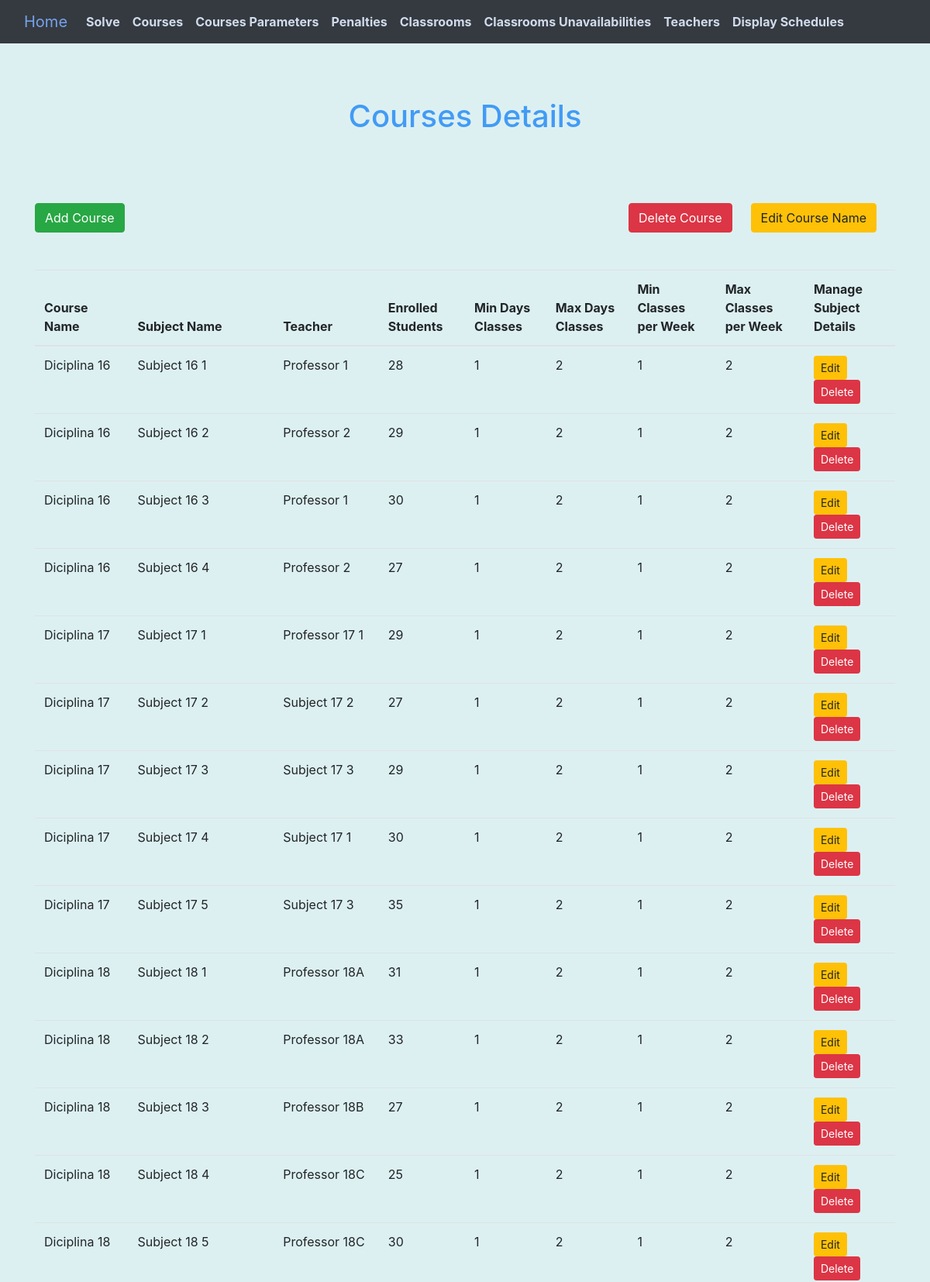
Page /classes (upper part) on the committed database.
### models.py (models this page shows)
class ClassData(db.Model):
    id = db.Column(db.Integer, primary_key=True)
    class_name = db.Column(db.String(50), nullable=False)
    subject_name = db.Column(db.String(50), nullable=False)
    teacher = db.Column(db.String(50), nullable=False)
    enrolled_students = db.Column(db.Integer, nullable=False)
    min_days_classes = db.Column(db.Integer, nullable=False)
    max_days_classes = db.Column(db.Integer, nullable=False)
    min_classes_per_week = db.Column(db.Integer, nullable=False)
    max_classes_per_week = db.Column(db.Integer, nullable=False)

### main_flask_UI.py (the view)
@app.route('/classes', methods=['GET'])
def get_classes():
    classes = ClassData.query.order_by(ClassData.class_name).all()
    return render_template('classes.html', classes=classes)

### templates/classes.html (shortened to what this page needs)
{% extends "base.html" %}
{% block content %}
    <h1 class="mt-3">Courses Details</h1>
    <div class="buttons-container">
        <a href="{{ url_for('add_course') }}" class="btn btn-success mb-3 mb-3-custom">Add Course</a>
        <div class="d-flex">
            <form id="deleteForm" method="post" action="{{ url_for('delete_course') }}" class="mb-3 mr-3-custom horizontal-space">
                <button type="button" class="btn btn-danger" id="deleteButton">Delete Course</button>
            </form>
            <form id="editForm" method="post" action="{{ url_for('edit_course_name') }}" class="mb-3 horizontal-space">
                <button type="button" class="btn btn-warning" id="editButton">Edit Course Name</button>
            </form>
        </div>
    </div>
    <table class="table">
        <thead>
            <tr>
                <th>Course Name</th>
                <th>Subject Name</th>
                <th>Teacher</th>
                <th>Enrolled Students</th>
                <th>Min Days Classes</th>
                <th>Max Days Classes</th>
                <th>Min Classes per Week</th>
                <th>Max Classes per Week</th>
                <th>Manage Subject Details</th>
            </tr>
        </thead>
        <tbody>
            {% for class in classes %}
                <tr>
                    <td>{{ class.class_name }}</td>
                    <td>{{ class.subject_name }}</td>
                    <td>{{ class.teacher }}</td>
                    <td>{{ class.enrolled_students }}</td>
                    <td>{{ class.min_days_classes }}</td>
                    <td>{{ class.max_days_classes }}</td>
                    <td>{{ class.min_classes_per_week }}</td>
                    <td>{{ class.max_classes_per_week }}</td>
                    <td>
                        <a href="{{ url_for('edit_subject', class_id=class.id) }}" class="btn btn-warning btn-sm">Edit</a>
                        <a href="{{ url_for('delete_subject', class_id=class.id) }}" class="btn btn-danger btn-sm"
                        onclick="return confirm('Are you sure you want to delete this subject?')">Delete</a>
                    </td>
                </tr>
            {% endfor %}
        </tbody>
    </table>
{% endblock %}

### templates/base.html (style rules this page uses)
body { margin: 0; padding: 0; background-color: #ddf0f1; }

### templates/classes.html (style rules this page uses)
h1 { text-align: center; color: #429bf5; padding-top: 80px; padding-bottom: 40px; }
.mb-3-custom { margin-bottom: 1.5rem; }
.buttons-container { padding-top: 40px; display: flex; justify-content: space-between; align-items: center; margin-bottom: 2.0rem; }
.horizontal-space { margin-right: 1.5rem; }

### rows in the picture
ClassData: class_name "Diciplina 16", subject_name "Subject 16 1", teacher "Professor 1", enrolled_students "28", min_days_classes "1", max_days_classes "2", min_classes_per_week "1", max_classes_per_week "2"
ClassData: class_name "Diciplina 16", subject_name "Subject 16 2", teacher "Professor 2", enrolled_students "29", min_days_classes "1", max_days_classes "2", min_classes_per_week "1", max_classes_per_week "2"
ClassData: class_name "Diciplina 16", subject_name "Subject 16 3", teacher "Professor 1", enrolled_students "30", min_days_classes "1", max_days_classes "2", min_classes_per_week "1", max_classes_per_week "2"
ClassData: class_name "Diciplina 16", subject_name "Subject 16 4", teacher "Professor 2", enrolled_students "27", min_days_classes "1", max_days_classes "2", min_classes_per_week "1", max_classes_per_week "2"
ClassData: class_name "Diciplina 17", subject_name "Subject 17 1", teacher "Professor 17 1", enrolled_students "29", min_days_classes "1", max_days_classes "2", min_classes_per_week "1", max_classes_per_week "2"
ClassData: class_name "Diciplina 17", subject_name "Subject 17 2", teacher "Subject 17 2", enrolled_students "27", min_days_classes "1", max_days_classes "2", min_classes_per_week "1", max_classes_per_week "2"
ClassData: class_name "Diciplina 17", subject_name "Subject 17 3", teacher "Subject 17 3", enrolled_students "29", min_days_classes "1", max_days_classes "2", min_classes_per_week "1", max_classes_per_week "2"
ClassData: class_name "Diciplina 17", subject_name "Subject 17 4", teacher "Subject 17 1", enrolled_students "30", min_days_classes "1", max_days_classes "2", min_classes_per_week "1", max_classes_per_week "2"
ClassData: class_name "Diciplina 17", subject_name "Subject 17 5", teacher "Subject 17 3", enrolled_students "35", min_days_classes "1", max_days_classes "2", min_classes_per_week "1", max_classes_per_week "2"
ClassData: class_name "Diciplina 18", subject_name "Subject 18 1", teacher "Professor 18A", enrolled_students "31", min_days_classes "1", max_days_classes "2", min_classes_per_week "1", max_classes_per_week "2"
ClassData: class_name "Diciplina 18", subject_name "Subject 18 2", teacher "Professor 18A", enrolled_students "33", min_days_classes "1", max_days_classes "2", min_classes_per_week "1", max_classes_per_week "2"
ClassData: class_name "Diciplina 18", subject_name "Subject 18 3", teacher "Professor 18B", enrolled_students "27", min_days_classes "1", max_days_classes "2", min_classes_per_week "1", max_classes_per_week "2"
ClassData: class_name "Diciplina 18", subject_name "Subject 18 4", teacher "Professor 18C", enrolled_students "25", min_days_classes "1", max_days_classes "2", min_classes_per_week "1", max_classes_per_week "2"
ClassData: class_name "Diciplina 18", subject_name "Subject 18 5", teacher "Professor 18C", enrolled_students "30", min_days_classes "1", max_days_classes "2", min_classes_per_week "1", max_classes_per_week "2"
